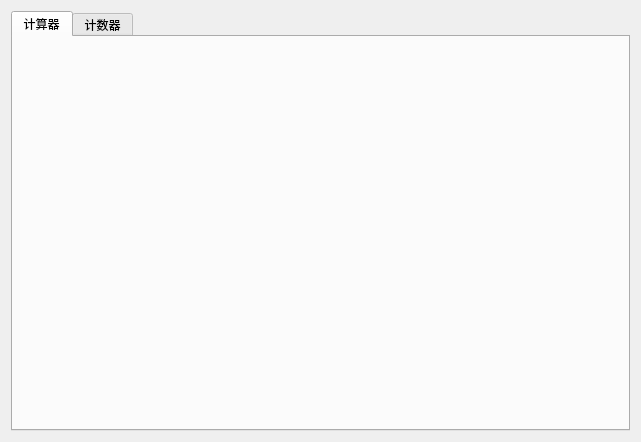
<?xml version="1.0" encoding="UTF-8"?>
<ui version="4.0">
 <class>Form</class>
 <widget class="QWidget" name="Form">
  <property name="geometry">
   <rect>
    <x>0</x>
    <y>0</y>
    <width>641</width>
    <height>442</height>
   </rect>
  </property>
  <property name="windowTitle">
   <string>Form</string>
  </property>
  <layout class="QGridLayout" name="gridLayout">
   <item row="0" column="0">
    <widget class="QTabWidget" name="tabWidget">
     <property name="currentIndex">
      <number>0</number>
     </property>
     <widget class="QWidget" name="tab_calculator">
      <attribute name="title">
       <string>计算器</string>
      </attribute>
      <layout class="QGridLayout" name="gridLayout_2">
       <item row="0" column="0">
        <layout class="QGridLayout" name="gridLayout_5"/>
       </item>
      </layout>
     </widget>
     <widget class="QWidget" name="tab_counter">
      <attribute name="title">
       <string>计数器</string>
      </attribute>
      <layout class="QGridLayout" name="gridLayout_4">
       <item row="0" column="0">
        <layout class="QGridLayout" name="gridLayout_3"/>
       </item>
      </layout>
     </widget>
    </widget>
   </item>
  </layout>
 </widget>
 <resources/>
 <connections/>
</ui>
